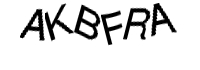
#> input picture EagleEye/EagleEye.Captcha/images/AKBFRA.jpg, 200 x 70 px
$ python -i EagleEye.Captcha.py   (imports and definitions only)
#> lines starting #> are read from the running program, lines starting #| are printed output that depends on the picture
# -*- coding: utf-8 -*-
"""
Created on Sat Oct 28 12:27:57 2017

@author: Xianyang
"""

import pytesseract
import sys
import argparse
import os
import cv2
import numpy as numpy
from numpy import array
from PIL import Image
# from subprocess import check_output


# [1 line not run here, left out]
pytesseract.pytesseract.tesseract_cmd = 'C:\\Program Files (x86)\\Tesseract-OCR\\tesseract'
#path = 'NTJLBM.jpg'

# path = 'Captcha_rwspoebvrc.jpg'

# path = 'Captcha_srhrrhfzhn.jpg'

def captcha_solver(path):
#> called with path = 'images/AKBFRA.jpg'
    image = cv2.imread(path)
#> image is the input picture: shape (70, 200, 3); min 0, max 255, mean 222.1
    gray = cv2.cvtColor(image, cv2.COLOR_BGR2GRAY)

    average = gray.mean(axis=0)
#> average = 200 values, max 255 at index 0, min 141.7 at index 40, mean 222.1

    pic_index = [i for i in range(len(average)) if average[i] < 255.0]
#> pic_index = 163 values from 17 to 183
    min_val = pic_index[0]
#> min_val = 17
    max_val = pic_index[-1]
#> max_val = 183
    interval_width = (max_val - min_val) / 6
#> interval_width = 27.67

    for i in numpy.arange(0,6):
        if i==0:
            x = min_val
#> x = 17
            y = int(round(x + interval_width))
#> y = 45
            cv2.imwrite('pic.jpg', gray[:,x:y])
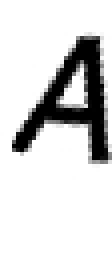
#> saved as pic.jpg: shape (70, 28) (shown 4 times larger); min 0, max 255, mean 216.7
            img = Image.open('pic.jpg')
            # converted to have an alpha layer
            im2 = img.convert('RGBA')
            # rotated image
            rot = im2.rotate(15, expand=1)
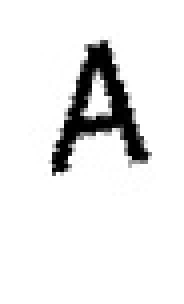
#> rot: PIL image 46x76 RGBA (shown 4 times larger); mean R, G, B, A 121.6, 121.6, 121.6, 143; transparent parts drawn white
            # a white image same size as rotated image
            fff = Image.new('RGBA', rot.size, (255,)*4)
#> fff: PIL image 46x76 RGBA; every value is 255
            # create a composite image using the alpha layer of rot as a mask
            out = Image.composite(rot, fff, rot)
            tmpImg = str(i) + '.jpg'

            out.convert(img.mode).save(tmpImg)
            char = getImageText(tmpImg)
            string = char
        elif i in [2,4]:
            x = int(round(min_val + (i * interval_width)))
            y = int(round(x + interval_width))
            cv2.imwrite('pic.jpg', gray[:,x:y])
            img = Image.open('pic.jpg')
            # converted to have an alpha layer
            im2 = img.convert('RGBA')
            # rotated image
            rot = im2.rotate(15, expand=1)
            # a white image same size as rotated image
            fff = Image.new('RGBA', rot.size, (255,)*4)
            # create a composite image using the alpha layer of rot as a mask
            out = Image.composite(rot, fff, rot)
            tmpImg = str(i) + '.jpg';

            out.convert(img.mode).save(tmpImg)
            char = getImageText(tmpImg)
            string += char
        else:
            x = int(round(min_val + (i * interval_width)))
            y = int(round(x + interval_width))
            cv2.imwrite('pic.jpg', gray[:,x:y])
            img = Image.open('pic.jpg')
            # converted to have an alpha layer
            im2 = img.convert('RGBA')
            # rotated image
            rot = im2.rotate(-15, expand=1)
            # a white image same size as rotated image
            fff = Image.new('RGBA', rot.size, (255,)*4)
            # create a composite image using the alpha layer of rot as a mask
            out = Image.composite(rot, fff, rot)
            tmpImg = str(i) + '.jpg';

            out.convert(img.mode).save(tmpImg)
            char = getImageText(tmpImg)
            string += char
    return(string)

def getImageText(path):
#> (the run stopped early here; a loop or call above may not have finished)

$ run again, on EagleEye/EagleEye.Captcha/images/NTJLBM.jpg
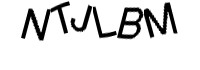
#> input picture EagleEye/EagleEye.Captcha/images/NTJLBM.jpg, 200 x 70 px
#> in captcha_solver, image is the input picture: shape (70, 200, 3); min 0, max 255, mean 224.2
#> average = 200 values, max 255 at index 0, min 142.9 at index 165, mean 224.2
#> pic_index = 162 values from 16 to 183
#> min_val = 16
#> max_val = 183
#> interval_width = 27.83
#> x = 16
#> y = 44
#> in captcha_solver, `cv2.imwrite('pic.jpg', gray[:,x:y])`:
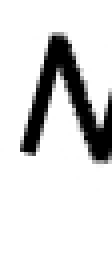
#> saved as pic.jpg: shape (70, 28) (shown 4 times larger); min 0, max 255, mean 219.6
#> in captcha_solver, `rot = im2.rotate(15, expand=1)`:
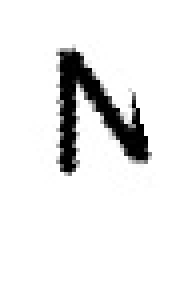
#> rot: PIL image 46x76 RGBA (shown 4 times larger); mean R, G, B, A 123, 123, 123, 143; transparent parts drawn white
#> fff: PIL image 46x76 RGBA; every value is 255

$ run again, on EagleEye/EagleEye.Captcha/images/BPKURG.jpg
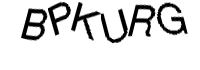
#> input picture EagleEye/EagleEye.Captcha/images/BPKURG.jpg, 200 x 70 px
#> in captcha_solver, image is the input picture: shape (70, 200, 3); min 0, max 255, mean 221.4
#> average = 200 values, max 255 at index 0, min 172.1 at index 148, mean 221.4
#> pic_index = 171 values from 16 to 191
#> min_val = 16
#> max_val = 191
#> interval_width = 29.17
#> x = 16
#> y = 45
#> in captcha_solver, `cv2.imwrite('pic.jpg', gray[:,x:y])`:
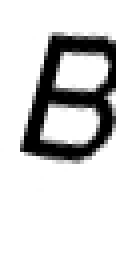
#> saved as pic.jpg: shape (70, 29) (shown 4 times larger); min 0, max 255, mean 210.8
#> in captcha_solver, `rot = im2.rotate(15, expand=1)`:
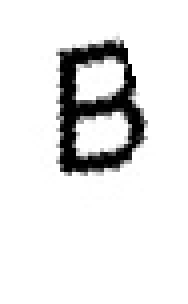
#> rot: PIL image 47x76 RGBA (shown 4 times larger); mean R, G, B, A 119.8, 119.8, 119.8, 144.9; transparent parts drawn white
#> fff: PIL image 47x76 RGBA; every value is 255
